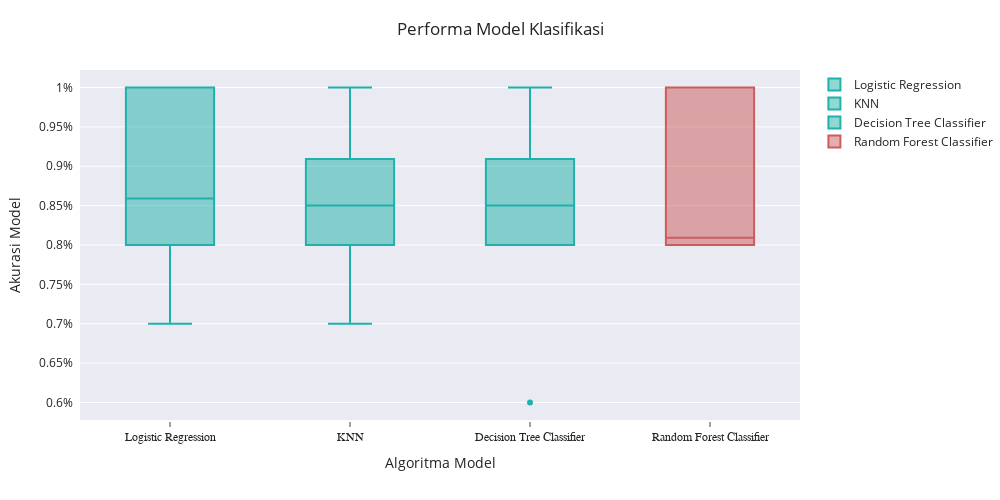

Notebook code cell kept with this figure:
### Code cell
fig = go.Figure()
fig.add_trace(go.Box(y=results[0], name='Logistic Regression',
                marker_color = 'lightseagreen'))
fig.add_trace(go.Box(y=results[1], name='KNN',
                marker_color = 'lightseagreen'))
fig.add_trace(go.Box(y=results[2], name='Decision Tree Classifier',
                marker_color = 'lightseagreen'))
fig.add_trace(go.Box(y=results[3], name='Random Forest Classifier',
                marker_color = 'indianred'))

fig.update_layout(uniformtext_minsize=8, uniformtext_mode='hide',xaxis=dict(
        showline=True,
        showgrid=False,
        showticklabels=True,
        linewidth=2,
        ticks='outside',
        tickfont=dict(
            family='Arial',
            size=12,
        ),
    ),
     margin=dict(
        autoexpand=False,
        t=70,
        r=200
    ),
    width=1000,
    height=500,
    title_text='Performa Model Klasifikasi',
    xaxis_title="Algoritma Model",
    yaxis_title="Akurasi Model",
    )
fig.update_yaxes(ticksuffix = "%  ")
fig.show()

### Figure 1 — Plotly figure (JSON) as saved in the notebook; plotly's stock layout.template omitted (floating-point values rounded to 4 significant figures)
{"data": [{"marker": {"color": "lightseagreen"}, "name": "Logistic Regression", "type": "box", "y": [0.8182, 0.8, 0.9, 1, 1, 0.7]}, {"marker": {"color": "lightseagreen"}, "name": "KNN", "type": "box", "y": [0.9091, 0.8, 0.8, 1, 0.9, 0.7]}, {"marker": {"color": "lightseagreen"}, "name": "Decision Tree Classifier", "type": "box", "y": [0.9091, 0.8, 0.8, 1, 0.9, 0.6]}, {"marker": {"color": "indianred"}, "name": "Random Forest Classifier", "type": "box", "y": [0.8182, 0.8, 0.8, 1, 1, 0.8]}], "layout": {"height": 500, "margin": {"autoexpand": false, "r": 200, "t": 70}, "title": {"text": "Performa Model Klasifikasi"}, "uniformtext": {"minsize": 8, "mode": "hide"}, "width": 1000, "xaxis": {"linewidth": 2, "showgrid": false, "showline": true, "showticklabels": true, "tickfont": {"family": "Arial", "size": 12}, "ticks": "outside", "title": {"text": "Algoritma Model"}}, "yaxis": {"ticksuffix": "%  ", "title": {"text": "Akurasi Model"}}}}
